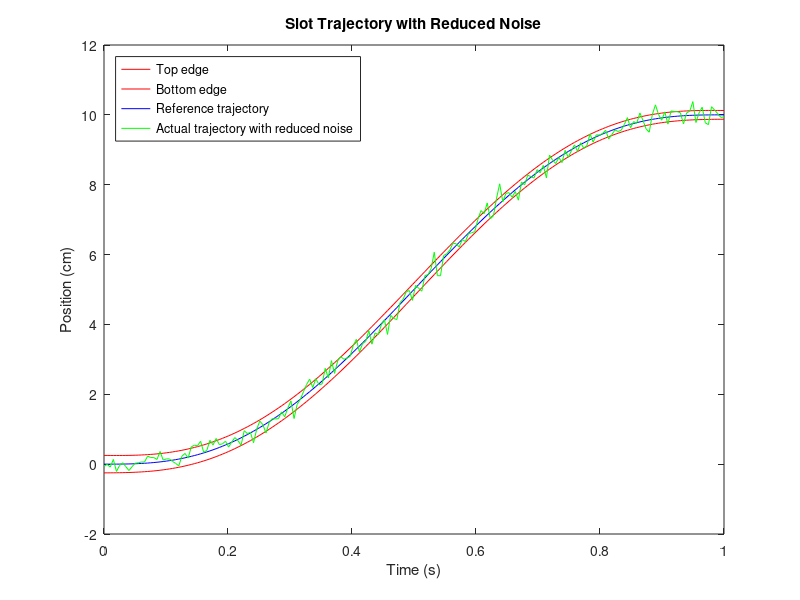
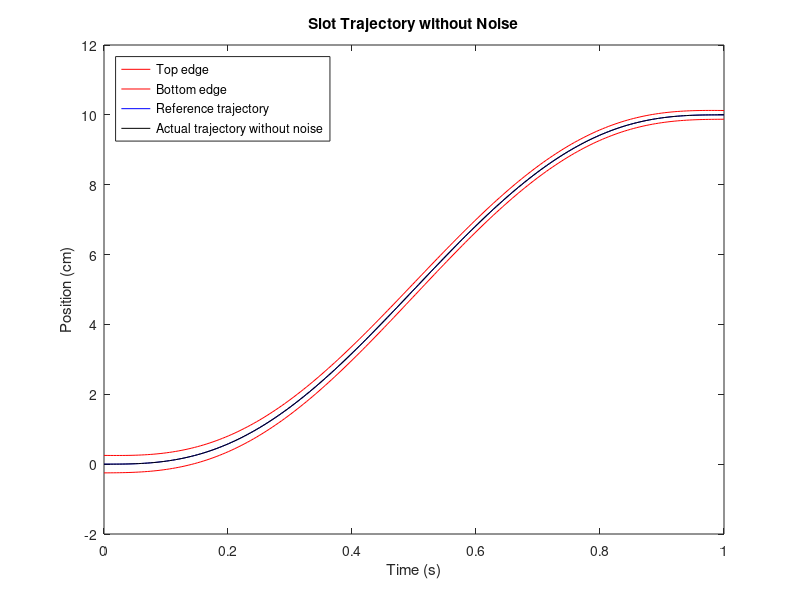
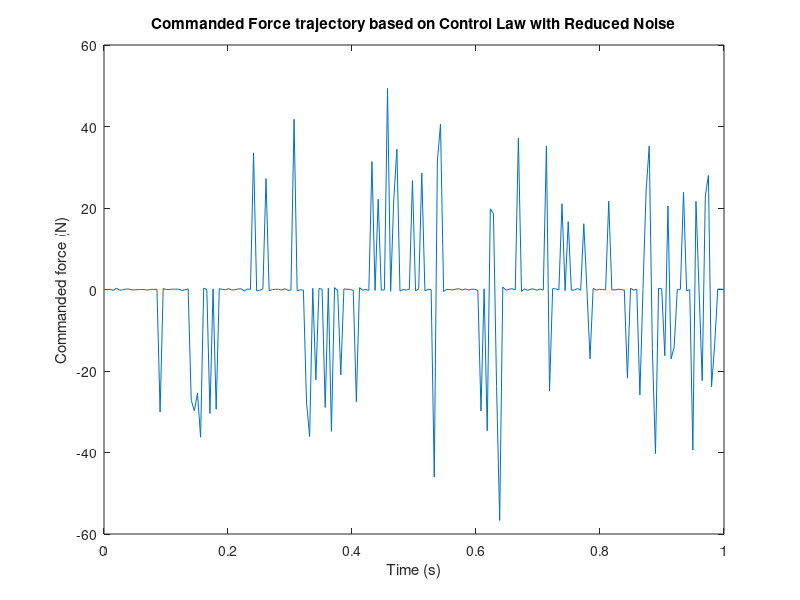

Write the MATLAB code that produced these figures, in order.
% Define parameters
T = 1; % duration in seconds
fs = 200; % sampling frequency in Hz
N = T * fs; % number of samples
t = linspace(0, T, N); % time vector
x_ref = 10 * (10*t.^3 - 15*t.^4 + 6*t.^5); % minimum jerk trajectory
b0 = 0.05 * 10; % initial slot height
b1 = 0.025 * 10; % final slot height
K = 100; % position gain for SIC
B = 1; % velocity gain for SIC

% Calculate top and bottom edge trajectories of the slot
b = linspace(b0, b1, N); % slot height decreases linearly
t_edge = x_ref + b/2; % top edge of the slot
b_edge = x_ref - b/2; % bottom edge of the slot

% Reduce noise by multiplying the random values with a smaller factor
noise_factor = 0.2; % Adjust this factor to control the amount of noise reduction
x_actual_noise = x_ref + noise_factor * randn(size(x_ref));
x_actual_no_noise = x_ref;

% Plot the slot and trajectories with reduced noise
figure;
plot(t, t_edge, 'r', t, b_edge, 'r', t, x_ref, 'b', t, x_actual_noise, 'g');
legend('Top edge', 'Bottom edge', 'Reference trajectory', 'Actual trajectory with reduced noise', 'Location','northwest');
xlabel('Time (s)');
ylabel('Position (cm)');
title('Slot Trajectory with Reduced Noise')

% Plot the slot and trajectories without noise
figure;
plot(t, t_edge, 'r', t, b_edge, 'r', t, x_ref, 'b', t, x_actual_no_noise, 'k');
legend('Top edge', 'Bottom edge', 'Reference trajectory', 'Actual trajectory without noise', 'Location','northwest');
xlabel('Time (s)');
ylabel('Position (cm)');
title('Slot Trajectory without Noise')

% Calculate the commanded force trajectory with reduced noise
F_noise = zeros(size(t));
for i = 2:N
    if x_actual_noise(i) > t_edge(i) || x_actual_noise(i) < b_edge(i) % outside the slot
        F_noise(i) = K * (x_ref(i) - x_actual_noise(i)) + B * (x_ref(i) - x_ref(i-1) - (x_actual_noise(i) - x_actual_noise(i-1)));
    else % inside the slot
        F_noise(i) = B * (x_ref(i) - x_ref(i-1) - (x_actual_noise(i) - x_actual_noise(i-1)));
    end
end

% Calculate the commanded force trajectory without noise
F_no_noise = zeros(size(t));
for i = 2:N
    if x_actual_no_noise(i) > t_edge(i) || x_actual_no_noise(i) < b_edge(i) % outside the slot
        F_no_noise(i) = K * (x_ref(i) - x_actual_no_noise(i)) + B * (x_ref(i) - x_ref(i-1) - (x_actual_no_noise(i) - x_actual_no_noise(i-1)));
    else % inside the slot
        F_no_noise(i) = B * (x_ref(i) - x_ref(i-1) - (x_actual_no_noise(i) - x_actual_no_noise(i-1)));
    end
end

% Plot the commanded force trajectory with reduced noise
figure;
plot(t, F_noise);
xlabel('Time (s)');
ylabel('Commanded force (N)');
title('Commanded Force trajectory based on Control Law with Reduced Noise')